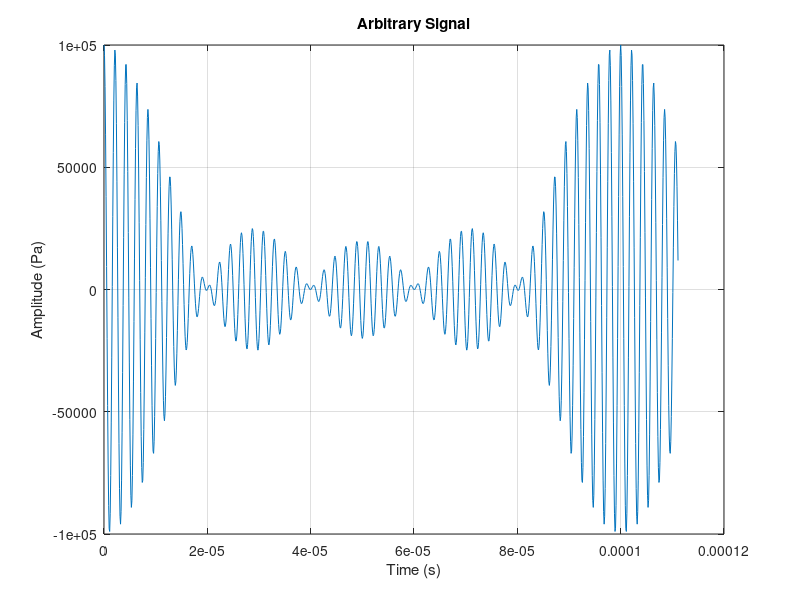
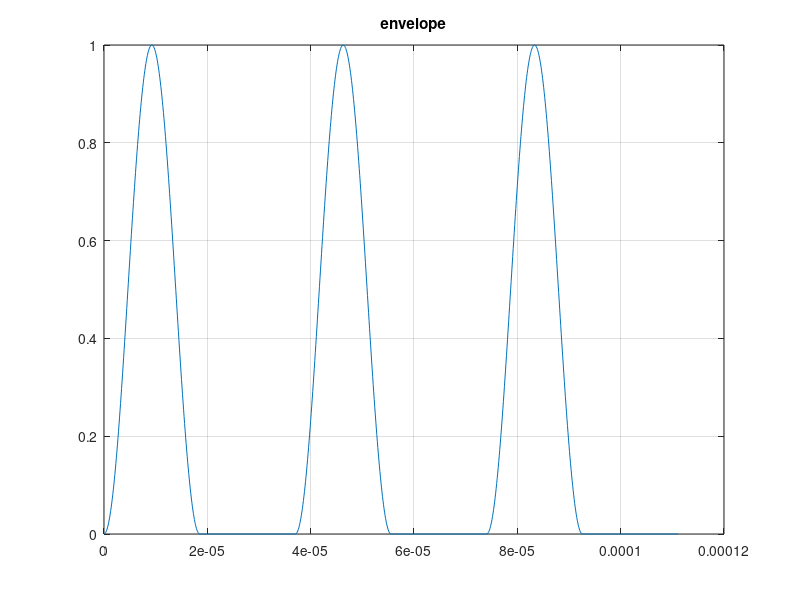
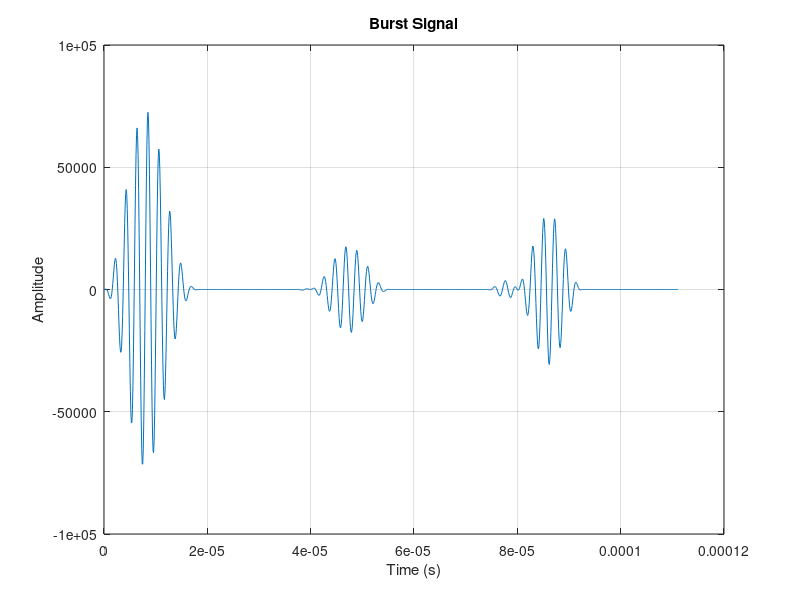

Reproduce these figures in MATLAB, in order.
% clear;
% close all;
 
use_cw_signals = false; % use kWave continuous wave function
perform_fft = false; % perform fft on summed signal
smoothen_pulse = true; % smooth pulses

% -------------------------------------------------------
% >>>>> Option 1: Constructing signals from scratch <<<<<
% -------------------------------------------------------

if ~use_cw_signals
    f0 = [450:10:490] * 1e3; % ctr freq = 470 kHz
    nfreq = length(f0);
    T = 1/(min(f0));
    % Computational load can be managed by tweaking sampling freq and/or time vector length
    Fs = 10e6; 
    dt = 1/Fs;
    % t = 0:dt:60*T;  
    w = 2 * pi * f0; % Angular frequencies
    amp = 20 * 1e3; % Pa

    npulses = 3;
    pulse_train_duration = 50 * T;
    t = 0:dt:(pulse_train_duration);
    pulse_duration = pulse_train_duration / npulses;
    duty_cycle = 0.5;
    
    % Construct signals
    signals_tmp = amp .* cos(w' .* t);
    % Sum signals of different frequencies along the first dimension to get summed signals matrix
    result_signal = sum(signals_tmp, 1);
    
    figure;
    plot(t, result_signal);
    title('Arbitrary Signal');
    xlabel('Time (s)');
    ylabel('Amplitude (Pa)');
    grid on;

    envelope = zeros(1, length(t));
    for pulse = 0:(npulses-1)
        sonicated_duration = duty_cycle * pulse_duration;
        pulse_start = pulse * pulse_duration;
        sonic_pulse_mid = pulse_start + sonicated_duration/2;
        sonic_pulse_end = pulse_start + sonicated_duration;

        if smoothen_pulse
            % Rising edge
            t_rise = t((t >= pulse_start) & (t < sonic_pulse_mid)) - pulse_start;
            envelope((t >= pulse_start) & (t < sonic_pulse_mid)) = 0.5 * (1 - cos(pi * t_rise / (sonicated_duration/2)));
            
            % Falling edge
            t_fall = t((t >= sonic_pulse_mid) & (t < sonic_pulse_end)) - sonic_pulse_mid;
            envelope((t >= sonic_pulse_mid) & (t < sonic_pulse_end)) = 0.5 * (1 + cos(pi * t_fall / (sonicated_duration/2)));
        else
            envelope((t>=pulse_start) & (t < sonic_pulse_end)) = 1;
        end
    end
    smooth_result_signal = result_signal .* envelope;

    % plot envelope
    figure;
    plot(t,envelope);
    title('envelope')
    grid on;

    % Plot
    figure;
    plot(t, smooth_result_signal);
    title('Burst Signal');
    xlabel('Time (s)');
    ylabel('Amplitude');
    grid on;

    if perform_fft
        % Compute the FFT of the resulting signal
        n = length(result_signal);
        Y = fft(result_signal);
        P2 = abs(Y/n); % Two-sided spectrum
        P1 = P2(1:n/2+1); % Single-sided spectrum
        P1(2:end-1) = 2*P1(2:end-1); % Energy of negative spectrum is folded onto the positive spectrum
        f_fft = Fs*(0:(n/2))/n;
    
        % Find peaks in the FFT result
        [peaks, locs] = findpeaks(P1, 'MinPeakHeight', 0.01*max(P1));
    
        % Plot the amplitude spectrum
        figure;
        plot(f_fft, P1);
        hold on;
        plot(f_fft(locs), peaks, 'ro');
        title('Amplitude Spectrum');
        xlabel('Frequency (Hz)');
        ylabel('Amplitude');
        grid on;
    
        % Zoom in on the frequency range of interest
        xlim([400e3 550e3]);
    end

% ----------------------------------------------------------------
% >>>>> Option 2: Constructing signals using createCWSignals <<<<<
% ----------------------------------------------------------------

else

    % define sampling parameters
    f0 = [450:10:490] * 1e3; % ctr freq = 470 kHz
    T = 1/(min(f0));
    Fs = 100e6;
    dt = 1/Fs;
    t_array = 0:dt:100*T;
    
    % define amplitude and phase
    amp = 1;
    phase = 0;
    
    % create signals
    cw_signal = createCWSignals(t_array, f0(1), amp, phase);
    for i = 2:length(f0)
        cw_signal = cw_signal + createCWSignals(t_array, f0(i), amp, phase);
    end
    
    % Plot the resulting summed signal
    figure;
    plot(t_array, cw_signal);
    title('Summed Signal');
    xlabel('Time (s)');
    ylabel('Amplitude');
    grid on;
    
    % stackedPlot(cw_signal);
end

